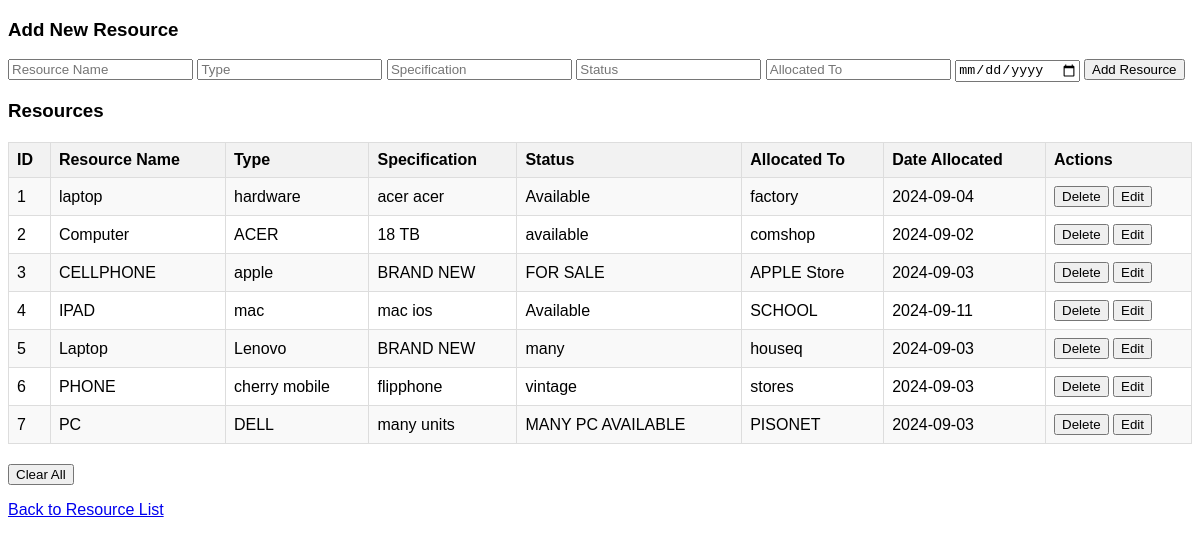
Screenshot of /sobra/admin2.php with the database file from the repository.
### tables this page shows
CREATE TABLE `resources` (
  `id` int(11) NOT NULL,
  `resource_name` varchar(255) DEFAULT NULL,
  `type` varchar(50) DEFAULT NULL,
  `specification` varchar(255) DEFAULT NULL,
  `status` varchar(50) DEFAULT NULL,
  `allocated_to` varchar(255) DEFAULT NULL,
  `date_allocated` date DEFAULT NULL
);

### sobra/admin2.php (the view, shortened to what this page needs)
<?php
$servername = "localhost";
$username = "root";
$password = "";
$dbname = "it_resource_management";
$conn = new mysqli($servername, $username, $password, $dbname);
$result = $conn->query("SELECT * FROM resources");
?>
<!DOCTYPE html>
<html>
<head>
</head>
<body>
<h3>Add New Resource</h3>
<form action="admin.php" method="post">
    <input type="text" name="resource_name" placeholder="Resource Name" required>
    <input type="text" name="type" placeholder="Type" required>
    <input type="text" name="specification" placeholder="Specification" required>
    <input type="text" name="status" placeholder="Status" required>
    <input type="text" name="allocated_to" placeholder="Allocated To">
    <input type="date" name="date_allocated">
    <input type="submit" name="add_resource" value="Add Resource">
</form>
<h3>Resources</h3>
<table>
    <tr>
        <th>ID</th>
        <th>Resource Name</th>
        <th>Type</th>
        <th>Specification</th>
        <th>Status</th>
        <th>Allocated To</th>
        <th>Date Allocated</th>
        <th>Actions</th>
    </tr>
    <?php while ($row = $result->fetch_assoc()): ?>
        <tr>
            <td><?php echo $row['id']; ?></td>
            <td><?php echo $row['resource_name']; ?></td>
            <td><?php echo $row['type']; ?></td>
            <td><?php echo $row['specification']; ?></td>
            <td><?php echo $row['status']; ?></td>
            <td><?php echo $row['allocated_to']; ?></td>
            <td><?php echo $row['date_allocated']; ?></td>
            <td>
                <form style="display:inline;" action="admin.php" method="post">
                    <input type="submit" name="delete_resource" value="Delete">
                </form>
                <form style="display:inline;" action="edit_resource.php" method="get">
                    <input type="submit" value="Edit">
                </form>
            </td>
        </tr>
    <?php endwhile; ?>
</table>
<form action="admin.php" method="post">
    <input type="submit" name="clear_all" value="Clear All">
</form>
<p><a href="index.php">Back to Resource List</a></p>
</body>
</html>

### sobra/admin2.php (style rules this page uses)
body { font-family: Arial, sans-serif; }
table { width: 100%; border-collapse: collapse; margin: 20px 0; }
th, td { border: 1px solid #ddd; padding: 8px; text-align: left; }
th { background-color: #f2f2f2; }
tr:nth-child(even) { background-color: #f9f9f9; }

### rows the page displays
resources: id "1", resource_name "laptop", type "hardware", specification "acer acer", status "Available", allocated_to "factory", date_allocated "2024-09-04"
resources: id "2", resource_name "Computer", type "ACER", specification "18 TB", status "available", allocated_to "comshop", date_allocated "2024-09-02"
resources: id "3", resource_name "CELLPHONE", type "apple", specification "BRAND NEW", status "FOR SALE", allocated_to "APPLE Store", date_allocated "2024-09-03"
resources: id "4", resource_name "IPAD", type "mac", specification "mac ios", status "Available", allocated_to "SCHOOL", date_allocated "2024-09-11"
resources: id "5", resource_name "Laptop", type "Lenovo", specification "BRAND NEW", status "many", allocated_to "houseq", date_allocated "2024-09-03"
resources: id "6", resource_name "PHONE", type "cherry mobile", specification "flipphone", status "vintage", allocated_to "stores", date_allocated "2024-09-03"
resources: id "7", resource_name "PC", type "DELL", specification "many units", status "MANY PC AVAILABLE", allocated_to "PISONET", date_allocated "2024-09-03"
